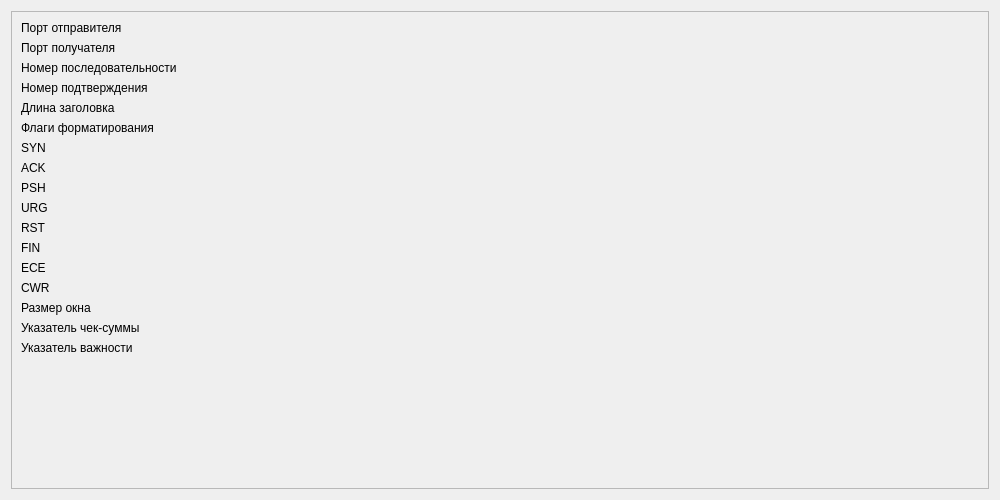
<?xml version="1.0" encoding="UTF-8"?>
<ui version="4.0">
 <class>PacketTcpInfoTab</class>
 <widget class="QWidget" name="PacketTcpInfoTab">
  <property name="geometry">
   <rect>
    <x>0</x>
    <y>0</y>
    <width>1000</width>
    <height>500</height>
   </rect>
  </property>
  <property name="windowTitle">
   <string>Form</string>
  </property>
  <layout class="QFormLayout" name="formLayout">
   <item row="0" column="0" colspan="2">
    <widget class="QScrollArea" name="scrollArea">
     <property name="widgetResizable">
      <bool>true</bool>
     </property>
     <widget class="QWidget" name="scrollAreaWidgetContents_2">
      <property name="geometry">
       <rect>
        <x>0</x>
        <y>-126</y>
        <width>969</width>
        <height>608</height>
       </rect>
      </property>
      <layout class="QGridLayout" name="gridLayout_2">
       <item row="0" column="0">
        <layout class="QFormLayout" name="formLayout_2">
         <item row="0" column="0">
          <widget class="QLabel" name="label">
           <property name="text">
            <string>Порт отправителя</string>
           </property>
          </widget>
         </item>
         <item row="16" column="0">
          <widget class="QLabel" name="label_2">
           <property name="text">
            <string>Указатель важности</string>
           </property>
          </widget>
         </item>
         <item row="15" column="0">
          <widget class="QLabel" name="label_3">
           <property name="text">
            <string>Указатель чек-суммы</string>
           </property>
          </widget>
         </item>
         <item row="1" column="0">
          <widget class="QLabel" name="label_4">
           <property name="text">
            <string>Порт получателя</string>
           </property>
          </widget>
         </item>
         <item row="14" column="0">
          <widget class="QLabel" name="label_5">
           <property name="text">
            <string>Размер окна</string>
           </property>
          </widget>
         </item>
         <item row="13" column="0">
          <widget class="QLabel" name="label_6">
           <property name="text">
            <string>CWR</string>
           </property>
          </widget>
         </item>
         <item row="12" column="0">
          <widget class="QLabel" name="label_7">
           <property name="text">
            <string>ECE</string>
           </property>
          </widget>
         </item>
         <item row="11" column="0">
          <widget class="QLabel" name="label_8">
           <property name="text">
            <string>FIN</string>
           </property>
          </widget>
         </item>
         <item row="2" column="0">
          <widget class="QLabel" name="label_9">
           <property name="text">
            <string>Номер последовательности</string>
           </property>
          </widget>
         </item>
         <item row="10" column="0">
          <widget class="QLabel" name="label_10">
           <property name="text">
            <string>RST</string>
           </property>
          </widget>
         </item>
         <item row="9" column="0">
          <widget class="QLabel" name="label_11">
           <property name="text">
            <string>URG</string>
           </property>
          </widget>
         </item>
         <item row="8" column="0">
          <widget class="QLabel" name="label_12">
           <property name="text">
            <string>PSH</string>
           </property>
          </widget>
         </item>
         <item row="3" column="0">
          <widget class="QLabel" name="label_13">
           <property name="text">
            <string>Номер подтверждения</string>
           </property>
          </widget>
         </item>
         <item row="7" column="0">
          <widget class="QLabel" name="label_14">
           <property name="text">
            <string>ACK</string>
           </property>
          </widget>
         </item>
         <item row="6" column="0">
          <widget class="QLabel" name="label_15">
           <property name="text">
            <string>SYN</string>
           </property>
          </widget>
         </item>
         <item row="5" column="0">
          <widget class="QLabel" name="label_16">
           <property name="text">
            <string>Флаги форматирования</string>
           </property>
          </widget>
         </item>
         <item row="4" column="0">
          <widget class="QLabel" name="label_17">
           <property name="text">
            <string>Длина заголовка</string>
           </property>
          </widget>
         </item>
        </layout>
       </item>
      </layout>
     </widget>
    </widget>
   </item>
  </layout>
 </widget>
 <resources/>
 <connections/>
</ui>
